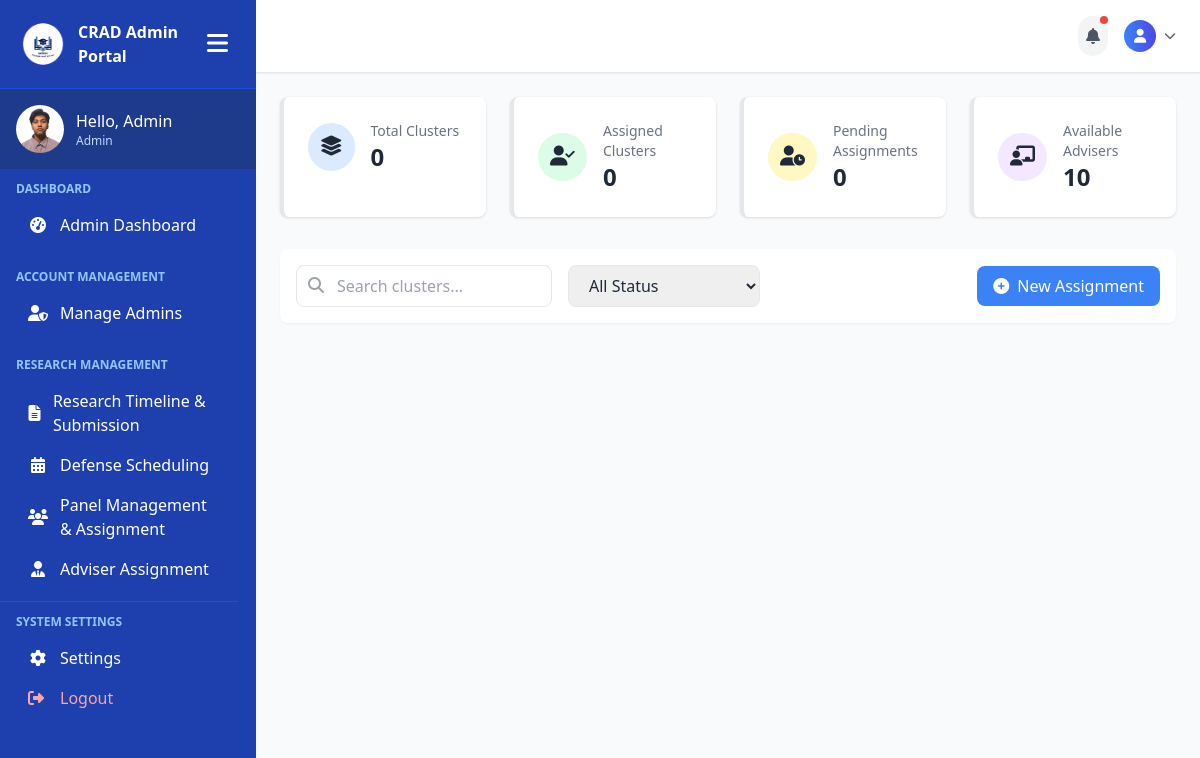
The app's page /admin-pages/adviser-assignment.php (signed in), older data.
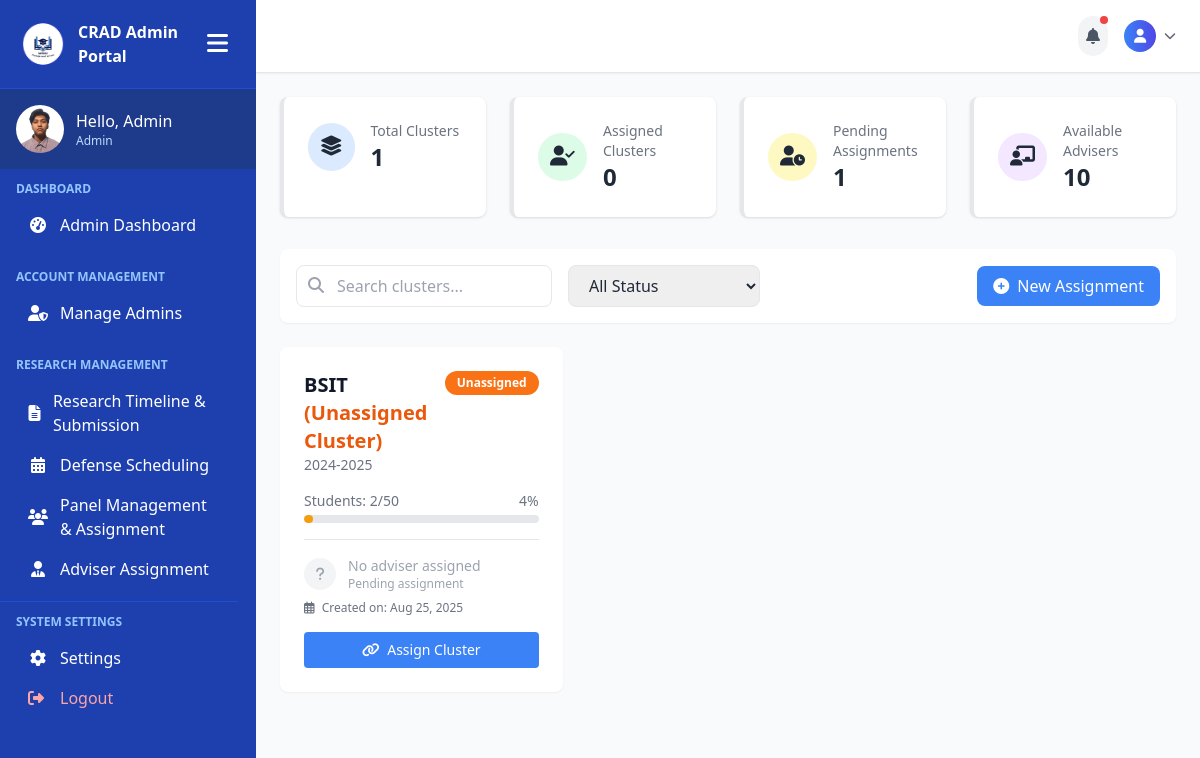
The same page, newer data.
### tables this page shows
CREATE TABLE `clusters` (
  `id` int(11) NOT NULL,
  `course` varchar(100) NOT NULL,
  `cluster` varchar(50) NOT NULL,
  `school_year` varchar(20) NOT NULL,
  `faculty_id` int(11) DEFAULT NULL,
  `assigned_date` date DEFAULT NULL,
  `student_count` int(11) DEFAULT 0,
  `capacity` int(11) DEFAULT 50,
  `status` enum('assigned','pending') DEFAULT 'pending',
  `created_date` timestamp NOT NULL DEFAULT current_timestamp() ON UPDATE current_timestamp()
);

### admin-pages/adviser-assignment.php (the view, shortened to what the changed rows need)
<?php
include('../includes/connection.php');
$student_query = "SELECT DISTINCT course, cluster, school_year FROM student_profiles WHERE course IS NOT NULL AND school_year IS NOT NULL";
$student_result = mysqli_query($conn, $student_query);
if ($student_result && mysqli_num_rows($student_result) > 0) {
    while ($row = mysqli_fetch_assoc($student_result)) {
        $course = mysqli_real_escape_string($conn, $row['course']);
        $cluster = mysqli_real_escape_string($conn, $row['cluster']);
        $school_year = mysqli_real_escape_string($conn, $row['school_year']);
        $check_cluster = "SELECT id FROM clusters WHERE course = '$course' AND cluster = '$cluster' AND school_year = '$school_year'";
        $cluster_result = mysqli_query($conn, $check_cluster);
        if (mysqli_num_rows($cluster_result) == 0) {
            $count_query = "SELECT COUNT(*) as count FROM student_profiles WHERE course = '$course' AND cluster = '$cluster' AND school_year = '$school_year'";
            $count_result = mysqli_query($conn, $count_query);
            $count_row = mysqli_fetch_assoc($count_result);
            $student_count = $count_row['count'];
            $cluster_value = ($cluster === "0") ? "0" : $cluster;
            $insert_cluster = "INSERT INTO clusters (course, cluster, school_year, student_count, capacity, `status`) VALUES ('$course', '$cluster_value', '$school_year', $student_count, 50, 'pending')";
            mysqli_query($conn, $insert_cluster);
        }
    }
}
$clusters_query = "SELECT c.*, f.fullname as faculty_name, f.department as faculty_department
                   FROM clusters c
                   LEFT JOIN faculty f ON c.faculty_id = f.id
                   ORDER BY c.course, c.cluster";
$clusters_result = mysqli_query($conn, $clusters_query);
$clusters = array();
if ($clusters_result && mysqli_num_rows($clusters_result) > 0) {
    while ($row = mysqli_fetch_assoc($clusters_result)) {
        $clusters[] = $row;
    }
}
$total_clusters = count($clusters);
$assigned_clusters = 0;
$pending_clusters = 0;
foreach ($clusters as $cluster) {
    if ($cluster['status'] == 'assigned') {
        $assigned_clusters++;
    } else {
        $pending_clusters++;
    }
}
?>
<!DOCTYPE html>
<html lang="en">
<head>
    <script src="https://cdn.tailwindcss.com"></script>
    <link rel="stylesheet" href="https://cdnjs.cloudflare.com/ajax/libs/font-awesome/6.0.0/css/all.min.css">
</head>
<body class="bg-gray-50 text-gray-800 font-sans h-screen overflow-hidden">
    <div class="flex">
        <?php include('../includes/admin-sidebar.php'); ?>
        <main class="flex-1 overflow-y-auto p-6 scroll-container">
            <div class="grid grid-cols-1 md:grid-cols-2 lg:grid-cols-4 gap-6 mb-8">
                <div class="bg-white rounded-lg shadow p-6 card-hover border-l-4 border-primary">
                    <div class="flex items-center">
                        <div>
                            <h3 class="text-sm font-medium text-gray-500">Total Clusters</h3>
                            <p class="text-2xl font-bold"><?php echo $total_clusters; ?></p>
                        </div>
                    </div>
                </div>
                <div class="bg-white rounded-lg shadow p-6 card-hover border-l-4 border-warning">
                    <div class="flex items-center">
                        <div>
                            <h3 class="text-sm font-medium text-gray-500">Pending Assignments</h3>
                            <p class="text-2xl font-bold"><?php echo $pending_clusters; ?></p>
                        </div>
                    </div>
                </div>
            </div>
            <div class="grid grid-cols-1 md:grid-cols-2 lg:grid-cols-3 gap-6">
                <?php foreach ($clusters as $cluster):
                    $percentage = ($cluster['capacity'] > 0) ? round(($cluster['student_count'] / $cluster['capacity']) * 100) : 0;
                ?>
                <div class="cluster-card bg-white rounded-lg shadow-sm p-6 card-hover" data-status="<?php echo $cluster['status']; ?>">
                    <div class="flex justify-between items-start mb-4">
                        <div>
                            <h3 class="text-xl font-bold text-gray-900">
                                <?php echo $cluster['course']; ?>
                                <?php if ($cluster['cluster'] === "0"): ?>
                                    <span class="text-orange-600">(Unassigned Cluster)</span>
                                <?php else: ?>
                                    <?php echo ' ' . $cluster['cluster']; ?>
                                <?php endif; ?>
                            </h3>
                            <p class="text-sm text-gray-500"><?php echo $cluster['school_year']; ?></p>
                        </div>
                        <span class="px-3 py-1 text-xs font-semibold rounded-full
                            <?php
                            if ($cluster['status'] == 'assigned') echo 'bg-success text-white';
                            elseif ($cluster['cluster'] === "0") echo 'bg-orange-500 text-white';
                            else echo 'bg-warning text-white';
                            ?>">
                            <?php
                            if ($cluster['cluster'] === "0") echo 'Unassigned';
                            else echo ucfirst($cluster['status']);
                            ?>
                        </span>
                    </div>
                    <div class="mb-4">
                        <div class="flex justify-between text-sm text-gray-500 mb-1">
                            <span>Students: <?php echo $cluster['student_count'] . '/' . $cluster['capacity']; ?></span>
                            <span><?php echo $percentage; ?>%</span>
                        </div>
                        <div class="progress-bar">
                            <div class="progress-fill
                                <?php
                                if ($percentage == 100) echo 'bg-success';
                                elseif ($percentage >= 50) echo 'bg-primary';
                                else echo 'bg-warning';
                                ?>"
                                style="width: <?php echo $percentage; ?>%">
                            </div>
                        </div>
                    </div>
                    <div class="border-t pt-4">
                        <?php if ($cluster['status'] == 'assigned' && $cluster['faculty_name']): ?>
                        <div class="flex items-center mb-2">
                            <div class="w-8 h-8 rounded-full bg-blue-100 text-primary flex items-center justify-center mr-3">
                                <i class="fas fa-user-tie text-sm"></i>
                            </div>
                            <div>
                                <p class="text-sm font-medium"><?php echo $cluster['faculty_name']; ?></p>
                                <p class="text-xs text-gray-500"><?php echo $cluster['faculty_department']; ?> Department</p>
                            </div>
                        </div>
                        <p class="text-xs text-gray-500 mt-2"><i class="far fa-calendar-alt mr-1"></i> Assigned on: <?php echo date('M j, Y', strtotime($cluster['assigned_date'])); ?></p>
                        <?php else: ?>
                        <div class="flex items-center mb-2">
                            <div class="w-8 h-8 rounded-full bg-gray-100 text-gray-400 flex items-center justify-center mr-3">
                                <i class="fas fa-question text-sm"></i>
                            </div>
                            <div>
                                <p class="text-sm font-medium text-gray-400">No adviser assigned</p>
                                <p class="text-xs text-gray-400">Pending assignment</p>
                            </div>
                        </div>
                        <p class="text-xs text-gray-500 mt-2"><i class="far fa-calendar-alt mr-1"></i> Created on: <?php echo date('M j, Y', strtotime($cluster['created_date'])); ?></p>
                        <?php endif; ?>
                    </div>
                    <div class="mt-4 <?php echo $cluster['status'] == 'assigned' ? 'flex space-x-2' : ''; ?>">
                        <?php if ($cluster['status'] == 'assigned'): ?>
                        <button onclick="viewCluster(<?php echo $cluster['id']; ?>)" class="flex-1 bg-gray-100 hover:bg-gray-200 text-gray-800 py-2 rounded text-sm transition-colors">
                            <i class="fas fa-eye mr-1"></i> View
                        </button>
                        <button onclick="editCluster(<?php echo $cluster['id']; ?>)" class="flex-1 bg-primary hover:bg-blue-700 text-white py-2 rounded text-sm transition-colors">
                            <i class="fas fa-edit mr-1"></i> Edit
                        </button>
                        <?php else: ?>
                        <button onclick="assignAdviser(<?php echo $cluster['id']; ?>, '<?php echo $cluster['course']; ?>', <?php echo $cluster['cluster'] === "0" ? 'true' : 'false'; ?>)" class="w-full bg-primary hover:bg-blue-700 text-white py-2 rounded text-sm transition-colors">
                            <i class="fas fa-link mr-1"></i>
                            <?php echo $cluster['cluster'] === "0" ? 'Assign Cluster' : 'Assign Adviser'; ?>
                        </button>
                        <?php endif; ?>
                    </div>
                </div>
                <?php endforeach; ?>
            </div>
        </main>
    </div>
</body>
</html>

Row changes from the older to the newer data that the page shows:
added clusters: course "BSIT", cluster "(Unassigned Cluster)", school_year "2024-2025", student_count "2", capacity "50", percentage "4", created_date "Aug 25, 2025"
Text that changed along with them:
$total_clusters: "0" → "1"
$pending_clusters: "0" → "1"
